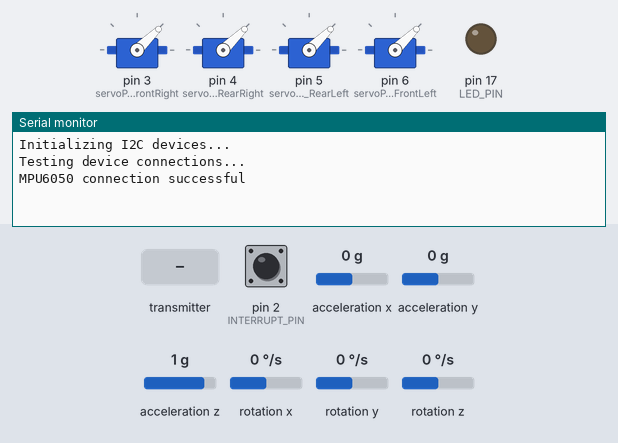
The sketch below on a simulated Arduino Uno, built with avr-gcc and run on an emulated ATmega328P. Parts: 4 × servo, output pins drawn as LEDs (lit = HIGH), the last lines printed to the serial monitor. The inputs (shaded band) are chosen by the test bench; at power-on: acceleration x 0 g, pin 2 (INTERRUPT_PIN) LOW, acceleration y 0 g, acceleration z 1 g, rotation x 0 °/s, rotation y 0 °/s, rotation z 0 °/s. The sensor or clock chip raises its interrupt line as the real part does; no radio packets arrive unless stated.

Above: at 0.8 s.
0.9 s: the transmitter starts sending pitch = 255
At 2.1 s:
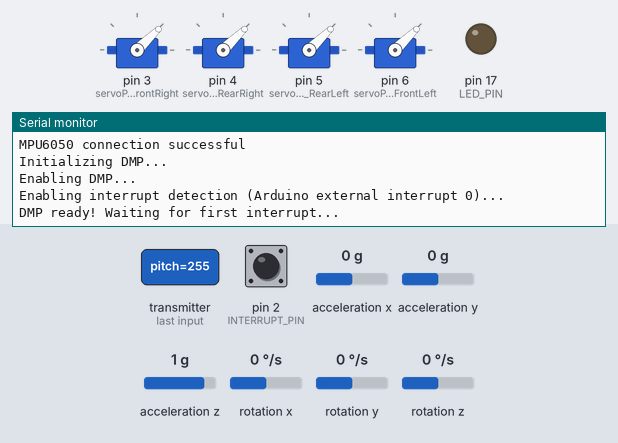
2.9 s: acceleration x set to -1.4 g
At 4.0 s:
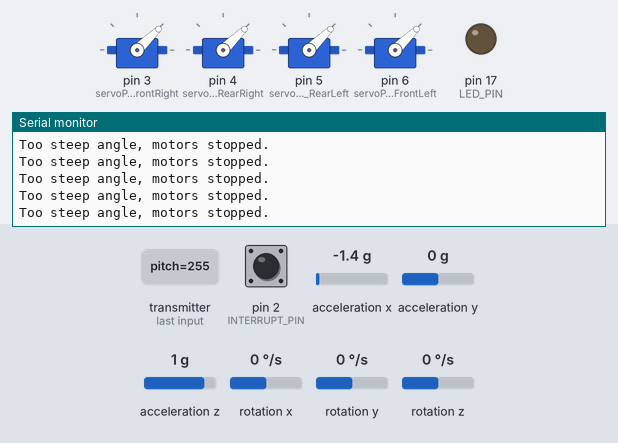

Measured:
- after the input at 0.9 s, the serial monitor: prints a new line at once (image 1)
- after the input at 2.9 s, the serial monitor: prints a new line at once (image 2)

The sketch:

MPU6050_Transiever_ESC_PID_bluetooth.ino
```cpp
// ================================================================
// ===                     MPU - CONFIG                         ===
// ================================================================

/* ============================================
I2Cdev device library code is placed under the MIT license
Copyright (c) 2012 Jeff Rowberg

Permission is hereby granted, free of charge, to any person obtaining a copy
of this software and associated documentation files (the "Software"), to deal
in the Software without restriction, including without limitation the rights
to use, copy, modify, merge, publish, distribute, sublicense, and/or sell
copies of the Software, and to permit persons to whom the Software is
furnished to do so, subject to the following conditions:

The above copyright notice and this permission notice shall be included in
all copies or substantial portions of the Software.

THE SOFTWARE IS PROVIDED "AS IS", WITHOUT WARRANTY OF ANY KIND, EXPRESS OR
IMPLIED, INCLUDING BUT NOT LIMITED TO THE WARRANTIES OF MERCHANTABILITY,
FITNESS FOR A PARTICULAR PURPOSE AND NONINFRINGEMENT. IN NO EVENT SHALL THE
AUTHORS OR COPYRIGHT HOLDERS BE LIABLE FOR ANY CLAIM, DAMAGES OR OTHER
LIABILITY, WHETHER IN AN ACTION OF CONTRACT, TORT OR OTHERWISE, ARISING FROM,
OUT OF OR IN CONNECTION WITH THE SOFTWARE OR THE USE OR OTHER DEALINGS IN
THE SOFTWARE.
===============================================
*/


#define PITCH_ROLL_INVERTED 1 // true = 1, false = 0

// I2Cdev and MPU6050 must be installed as libraries, or else the .cpp/.h files
// for both classes must be in the include path of your project
#include "I2Cdev.h"

#include "MPU6050_6Axis_MotionApps20.h"
//#include "MPU6050.h" // not necessary if using MotionApps include file

// Arduino Wire library is required if I2Cdev I2CDEV_ARDUINO_WIRE implementation
// is used in I2Cdev.h
#if I2CDEV_IMPLEMENTATION == I2CDEV_ARDUINO_WIRE
    #include "Wire.h"
#endif


MPU6050 mpu;

#define OUTPUT_READABLE_YAWPITCHROLL

#define INTERRUPT_PIN 2  // use pin 2 on Arduino Uno & most boards
#define LED_PIN 17 // (Arduino is 13, Teensy is 11, Teensy++ is 6)
bool blinkState = false;

// MPU control/status vars
bool dmpReady = false;  // set true if DMP init was successful
uint8_t mpuIntStatus;   // holds actual interrupt status byte from MPU
uint8_t devStatus;      // return status after each device operation (0 = success, !0 = error)
uint16_t packetSize;    // expected DMP packet size (default is 42 bytes)
uint16_t fifoCount;     // count of all bytes currently in FIFO
uint8_t fifoBuffer[64]; // FIFO storage buffer

// orientation/motion vars
Quaternion q;           // [w, x, y, z]         quaternion container
VectorInt16 aa;         // [x, y, z]            accel sensor measurements
VectorInt16 aaReal;     // [x, y, z]            gravity-free accel sensor measurements
VectorInt16 aaWorld;    // [x, y, z]            world-frame accel sensor measurements
VectorFloat gravity;    // [x, y, z]            gravity vector
float euler[3];         // [psi, theta, phi]    Euler angle container
float ypr[3];           // [yaw, pitch, roll]   yaw/pitch/roll container and gravity vector

bool pitch_roll_inverted = true;

// ================================================================
// ===                     ESC - SETUP                          ===
// ================================================================
#include <Servo.h>
int throttle_input, yaw_input, pitch_input, roll_input;

byte servoPin_FrontRight = 3;        // ESC Signal pin
byte servoPin_RearRight = 4;    // ESC Signal pin
byte servoPin_RearLeft = 5;      // ESC Signal pin
byte servoPin_FrontLeft = 6;        // ESC Signal pin
Servo servo_FrontLeft, servo_RearRight, servo_FrontRight, servo_RearLeft;
bool motor_on_flag = false;
unsigned long loop_timer, now, period, difference, temp_time;


// ================================================================
// ===                     Reciever - SETUP                     ===
// ================================================================
#include <SPI.h>
#include <nRF24L01.h>
#include <RF24.h>
//#include "receiver.h"
const uint64_t pipeIn = 0xE8E8F0F0E1LL; //Remember that this code is the same as in the transmitter
RF24 radio(9, 10);
unsigned long lastRecvTime = 0;

//We could use up to 32 channels
struct MyData {
  byte throttle; //We define each byte of data input, in this case just 6 channels
  byte yaw;
  byte pitch;
  byte roll;
  byte AUX1;
  byte AUX2;
};
MyData receiver_data;

#define MIN_THROTTLE 1050 // In RPM
#define MAX_THROTTLE 1800 // In RPM

// ================================================================
// ===                     Bluetooth - SETUP                    ===
// ================================================================
//#include <SoftwareSerial.h>

//SoftwareSerial mySerial(0, 1); // RX, TX

//int ledpin=13;

// ================================================================
// ===               INTERRUPT DETECTION ROUTINE                ===
// ================================================================

volatile bool mpuInterrupt = false;     // indicates whether MPU interrupt pin has gone high
void dmpDataReady() {
    mpuInterrupt = true;
}


// ================================================================
// ===               PID Control Variables                      ===
// ================================================================
// Variables for PID control (have to be tuned)
double yaw_error, pitch_error, roll_error;
double yaw_adjust, pitch_adjust, roll_adjust;
int last_time, current_time, time_delta;
//float Kp_YPR[] = {2,2,2};
//float Ki_YPR[] = {0.001,0.001,0.001};
//float Kd_YPR[] = {10,10,10};

float Kpid_Y[] = {0.5, 0, 0};
float Kpid_P[] = {2.5, 0, 40};
float Kpid_R[] = {2.5, 0, 40};

float last_reading[3];
float yaw_PID[3], pitch_PID[3], roll_PID[3];
float integrated_error_yaw;
float integrated_error_pitch;
float integrated_error_roll;
float esc_1, esc_2, esc_3, esc_4;
int AUX_2_counter;


// ================================================================
// ===                      INITIAL SETUP                       ===
// ================================================================


void setup() {
    // Set ESC pins
    servo_FrontRight.attach(servoPin_FrontRight);
    servo_RearRight.attach(servoPin_RearRight);
    servo_RearLeft.attach(servoPin_RearLeft);
    servo_FrontLeft.attach(servoPin_FrontLeft);

    esc_1 = 1000;
    esc_2 = 1000;
    esc_3 = 1000;
    esc_4 = 1000;

    servo_FrontRight.writeMicroseconds(esc_1);
    servo_RearRight.writeMicroseconds(esc_2);
    servo_RearLeft.writeMicroseconds(esc_3);
    servo_FrontLeft.writeMicroseconds(esc_4);

    // Set Reciever
    resetData(receiver_data);
    radio.begin();
    radio.setAutoAck(false);
    radio.setDataRate(RF24_250KBPS);
    radio.openReadingPipe(1,pipeIn);
    //we start the radio comunication
    radio.startListening();


    // initialize bluetooth serial communication
    Serial.begin(230400);
    //Serial.println("Hallo vom Bluetooth Modul");


    setup_mpu6050();


    // configure LED for output
    pinMode(LED_PIN, OUTPUT);


    period = 4000;
    loop_timer = micros();


}

void read_receiver(){

    // Recieve from nRF24L01
    recvData(receiver_data);
    unsigned long now = millis();
    //Here we check if we've lost signal, if we did we reset the values
    if ( now - lastRecvTime > 1000 ) {
    // Signal lost?
      resetData(receiver_data);
      Serial.println("Lost Transmitter Signal");
    }


    throttle_input = map(receiver_data.throttle, 127, 255, MIN_THROTTLE, MAX_THROTTLE);
    yaw_input      = -map(receiver_data.yaw, 0, 255, -45, 45);
    pitch_input    = -map(receiver_data.pitch, 0, 255, -45, 45);
    roll_input     = -map(receiver_data.roll, 0, 255, -45, 45); // Roll input inverted


    if(throttle_input > MAX_THROTTLE){
      throttle_input = MAX_THROTTLE;
    }
    if(throttle_input < MIN_THROTTLE){
      throttle_input = MIN_THROTTLE;
    }
}

void recvData(MyData &receiver_data)
{
  while ( radio.available() ) {
    radio.read(&receiver_data, sizeof(MyData));
    lastRecvTime = millis(); //here we receive the data
  }
}

float p_term, i_term, d_term;


float calc_pid(float Kpid[], float error, float &integrated_error, float &last_reading, int time_delta)
{
  p_term = Kpid[0] * error;

  integrated_error = integrated_error + error;
  i_term = Kpid[1] * integrated_error;

  d_term = Kpid[2] * (error - last_reading); // /time_delta;

  last_reading = error;

  return p_term + i_term + d_term;
}
void loop() {


    read_receiver();

    read_gyro();
    // calc. vars for pid-controll (yaw, pitch, roll, (time_delta))
    calc_YPR();

    update_motor_flags();

    if(motor_on_flag){


        // Calc each P,I,D-value for yaw, pitch, roll
        yaw_adjust = calc_pid(Kpid_Y, yaw_error, integrated_error_yaw, last_reading[0], time_delta);
        pitch_adjust = calc_pid(Kpid_P, pitch_error, integrated_error_pitch, last_reading[1], time_delta);
        roll_adjust = calc_pid(Kpid_R, roll_error, integrated_error_roll, last_reading[2], time_delta);


        calc_esc_pwm_signal();

        write_pwm_toESC_servo();

        //applyMotorSpeed();

        // Blink LED if motor is running
        blinkState = !blinkState;
        digitalWrite(LED_PIN, blinkState);
    }else{
        // Sets PWM-signal on MIN_THROTTLE
        set_pwm_signal_low();

        write_pwm_toESC_servo();

        //applyMotorSpeed();
    }

    //print_ypr();

    //print_esc_info();

    //print_loop_time();


}


void read_gyro()
{
  // if programming failed, don't try to do anything
  if (!dmpReady) return;
  // read a packet from FIFO

  if (mpu.dmpGetCurrentFIFOPacket(fifoBuffer)) { // Get the Latest packet

      #ifdef OUTPUT_READABLE_YAWPITCHROLL
          // display Euler angles in degrees
          mpu.dmpGetQuaternion(&q, fifoBuffer);
          mpu.dmpGetGravity(&gravity, &q);
          mpu.dmpGetYawPitchRoll(ypr, &q, &gravity);

      #endif
  }
}


void update_motor_flags(){
    if(pitch_input > 115 and throttle_input < MIN_THROTTLE - 100){ // Turn of motor if pitch all the way up and throttle all the way down + puffer-zone
      motor_on_flag = true;
    }


    if(receiver_data.AUX2 == 1){
      motor_on_flag = false;
    }
    if(receiver_data.AUX1 == 1){
      motor_on_flag = true;
    }

    // If quadcopter is > +/- 30° on either pitch or role axis stop motors
    if(abs(ypr[1] * 180/M_PI) > 45 or abs(ypr[2] * 180/M_PI) > 45){
      motor_on_flag = false;
      Serial.println("Too steep angle, motors stopped.");
    }
}

void calc_YPR()
{
    current_time = millis();
    time_delta   = current_time - last_time;
    last_time = current_time;
    yaw_error = yaw_input - ypr[0] * 180/M_PI;

    if(PITCH_ROLL_INVERTED){
      pitch_error = pitch_input - ypr[1] * 180/M_PI;
      roll_error = roll_input - ypr[2] * 180/M_PI;
    }else{
      pitch_error = pitch_input - ypr[2] * 180/M_PI;
      roll_error = roll_input - ypr[1] * 180/M_PI;
    }
}

void calc_esc_pwm_signal()
{
    esc_1 = throttle_input + pitch_adjust - roll_adjust + yaw_adjust; //Calculate the pulse for esc 1 (front-right - CCW)
    esc_2 = throttle_input - pitch_adjust - roll_adjust - yaw_adjust; //Calculate the pulse for esc 2 (rear-right - CW)
    esc_3 = throttle_input - pitch_adjust + roll_adjust + yaw_adjust; //Calculate the pulse for esc 3 (rear-left - CCW)
    esc_4 = throttle_input + pitch_adjust + roll_adjust - yaw_adjust; //Calculate the pulse for esc 4 (front-left - CW)
    if(esc_1 > 1800){
      esc_1 = 1800;
    }else if(esc_1 < 1050){
      esc_1 = 1050;
    }
    if(esc_2 > 1800){
      esc_2 = 1800;
    }else if(esc_2 < 1050){
      esc_2 = 1050;
    }
    if(esc_3 > 1800){
      esc_3 = 1800;
    }else if(esc_3 < 1050){
      esc_3 = 1050;
    }
    if(esc_4 > 1800){
      esc_4 = 1800;
    }else if(esc_4 < 1050){
      esc_4 = 1050;
    }
}


void write_pwm_toESC_servo()
{
    servo_FrontRight.writeMicroseconds(esc_1);
    servo_RearRight.writeMicroseconds(esc_2);
    servo_RearLeft.writeMicroseconds(esc_3);
    servo_FrontLeft.writeMicroseconds(esc_4);
}

void set_pwm_signal_low()
{
    esc_1 = 1000;
    esc_2 = 1000;
    esc_3 = 1000;
    esc_4 = 1000;
}

void print_esc_info(){
    Serial.print("FR\t");
    Serial.print(esc_1);
    Serial.print("RR\t");
    Serial.print(esc_2);
    Serial.print("RL\t");
    Serial.print(esc_3);
    Serial.print("FL\t");
    Serial.print(esc_4);
    Serial.print("throttle\t");
    Serial.println(throttle_input);
}

void print_ypr()
{
  Serial.print("Yaw: ");
  Serial.print(ypr[0] * 180/M_PI);
  Serial.print("Pitch: ");
  Serial.print(ypr[1] * 180/M_PI);
  Serial.print("Roll: ");
  Serial.println(ypr[2] * 180/M_PI);

}

void print_loop_time()
{
    temp_time = micros();
    difference = temp_time - loop_timer;
    loop_timer = temp_time;
    Serial.print("t:");
    Serial.println(difference);
}

void setup_mpu6050()
{
    // join I2C bus (I2Cdev library doesn't do this automatically)
    #if I2CDEV_IMPLEMENTATION == I2CDEV_ARDUINO_WIRE
        Wire.begin();
        Wire.setClock(400000); // 400kHz I2C clock. Comment this line if having compilation difficulties
    #elif I2CDEV_IMPLEMENTATION == I2CDEV_BUILTIN_FASTWIRE
        Fastwire::setup(400, true);
    #endif


    // NOTE: 8MHz or slower host processors, like the Teensy @ 3.3V or Arduino
    // Pro Mini running at 3.3V, cannot handle this baud rate reliably due to
    // the baud timing being too misaligned with processor ticks. You must use
    // 38400 or slower in these cases, or use some kind of external separate
    // crystal solution for the UART timer.


    // initialize device
    Serial.println(F("Initializing I2C devices..."));
    mpu.initialize();
    //pinMode(INTERRUPT_PIN, INPUT);

    // verify connection
    Serial.println(F("Testing device connections..."));
    Serial.println(mpu.testConnection() ? F("MPU6050 connection successful") : F("MPU6050 connection failed"));


    // wait for ready
    //Serial.println(F("\nSend any character to begin DMP programming and demo: "));
    //while (Serial.available() && Serial.read()); // empty buffer
    //while (!Serial.available());                 // wait for data
    //Serial.println(F("\nTurn pitch all the way up: "));
    recvData(receiver_data);
    while (!(receiver_data.pitch > 230)){
      recvData(receiver_data);// wait for Max pitch signal
    }
    //while (Serial.available() && Serial.read()); // empty buffer again

    // load and configure the DMP
    Serial.println(F("Initializing DMP..."));
    devStatus = mpu.dmpInitialize();

    // supply your own gyro offsets here, scaled for min sensitivity
    mpu.setXGyroOffset(-93);
    mpu.setYGyroOffset(115);
    mpu.setZGyroOffset(381);
    mpu.setZAccelOffset(773); // 1688 factory default for my test chip

    // make sure it worked (returns 0 if so)
    if (devStatus == 0) {
        // Calibration Time: generate offsets and calibrate our MPU6050
        mpu.CalibrateAccel(6);
        mpu.CalibrateGyro(6);
        mpu.PrintActiveOffsets();
        // turn on the DMP, now that it's ready
        Serial.println(F("Enabling DMP..."));
        mpu.setDMPEnabled(true);

        // enable Arduino interrupt detection
        Serial.print(F("Enabling interrupt detection (Arduino external interrupt "));
        Serial.print(digitalPinToInterrupt(INTERRUPT_PIN));
        Serial.println(F(")..."));
        attachInterrupt(digitalPinToInterrupt(INTERRUPT_PIN), dmpDataReady, RISING);
        mpuIntStatus = mpu.getIntStatus();

        // set our DMP Ready flag so the main loop() function knows it's okay to use it
        Serial.println(F("DMP ready! Waiting for first interrupt..."));
        dmpReady = true;

        // get expected DMP packet size for later comparison
        packetSize = mpu.dmpGetFIFOPacketSize();
    } else {
        // ERROR!
        // 1 = initial memory load failed
        // 2 = DMP configuration updates failed
        // (if it's going to break, usually the code will be 1)
        Serial.print(F("DMP Initialization failed (code "));
        Serial.print(devStatus);
        Serial.println(F(")"));
    }
}

/*
void applyMotorSpeed() {
    // Refresh rate is 250Hz: send ESC pulses every 4000µs
    while ((now = micros()) - loop_timer < period);

    // Update loop timer
    loop_timer = now;

    // Set pins #3 #4 #5 #6 HIGH
    PORTD |= B01111000;

    // Wait until all pins #4 #5 #6 #7 are LOW
    while (PORTD >= 8) {
        now        = micros();
        difference = now - loop_timer;

        if (difference >= esc_1) PORTD &= B11110111; // Set pin #3 LOW
        if (difference >= esc_2) PORTD &= B11101111; // Set pin #4 LOW
        if (difference >= esc_3) PORTD &= B11011111; // Set pin #5 LOW
        if (difference >= esc_4) PORTD &= B10111111; // Set pin #6 LOW
    }
}
*/
```

reciever.ino
```cpp
void resetData(MyData &receiver_data)
{
  //We define the initial value of each data input
  //Joysticks will be in the middle position so 127 is the middle from 254
  receiver_data.throttle = 0;
  receiver_data.yaw = 127;
  receiver_data.pitch = 127;
  receiver_data.roll = 127;
  receiver_data.AUX1 = 0;
  receiver_data.AUX2 = 0;

}
```
